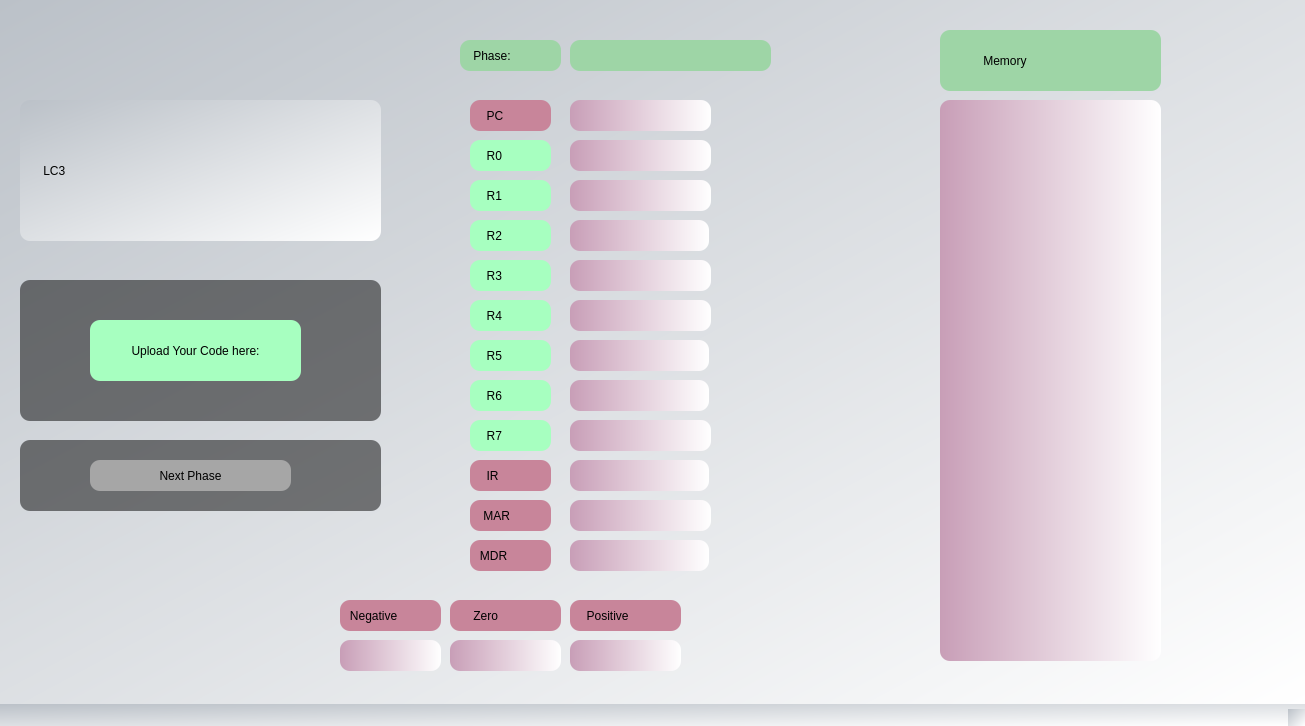
<?xml version="1.0" encoding="UTF-8"?>
<ui version="4.0">
 <class>lc3</class>
 <widget class="QMainWindow" name="lc3">
  <property name="geometry">
   <rect>
    <x>0</x>
    <y>0</y>
    <width>1305</width>
    <height>726</height>
   </rect>
  </property>
  <property name="windowTitle">
   <string>lc3</string>
  </property>
  <property name="styleSheet">
   <string notr="true">
background-color: qlineargradient(spread:pad, x1:0, y1:0, x2:1, y2:1, stop:0 rgba(187, 193, 200, 255), stop:1 rgba(255, 255, 255, 255));</string>
  </property>
  <widget class="QWidget" name="centralwidget">
   <widget class="QLabel" name="Phase_lable">
    <property name="geometry">
     <rect>
      <x>460</x>
      <y>40</y>
      <width>101</width>
      <height>31</height>
     </rect>
    </property>
    <property name="styleSheet">
     <string notr="true">border-rAdius:10px;
background-color: rgb(158, 213, 166);
font: 12pt &quot;Courgette&quot;;
color: rgb(0, 0, 0);</string>
    </property>
    <property name="text">
     <string>    Phase:</string>
    </property>
   </widget>
   <widget class="QLabel" name="Phase">
    <property name="geometry">
     <rect>
      <x>570</x>
      <y>40</y>
      <width>201</width>
      <height>31</height>
     </rect>
    </property>
    <property name="styleSheet">
     <string notr="true">border-rAdius:10px;
background-color: rgb(158, 213, 166);
font: 12pt &quot;Courgette&quot;;
color: rgb(0, 0, 0);</string>
    </property>
    <property name="text">
     <string>                </string>
    </property>
   </widget>
   <widget class="QTableWidget" name="memoryTable">
    <property name="geometry">
     <rect>
      <x>940</x>
      <y>100</y>
      <width>221</width>
      <height>561</height>
     </rect>
    </property>
    <property name="styleSheet">
     <string notr="true">border-rAdius:10px;
background-color: qlineargradient(spread:pad, x1:0, y1:0, x2:1, y2:0, stop:0 rgba(200, 158, 183, 255), stop:1 rgba(255, 255, 255, 255));
font: 11pt &quot;Verdana&quot;;

</string>
    </property>
   </widget>
   <widget class="QLabel" name="label">
    <property name="geometry">
     <rect>
      <x>20</x>
      <y>100</y>
      <width>361</width>
      <height>141</height>
     </rect>
    </property>
    <property name="styleSheet">
     <string notr="true">border-image:url(:/new/prefix22/pic2.jpg);
font: 60pt &quot;Cookie&quot;;
color: rgb(0, 0, 0);
border-rAdius:10px;</string>
    </property>
    <property name="text">
     <string>       LC3</string>
    </property>
   </widget>
   <widget class="QLabel" name="Positive_in">
    <property name="geometry">
     <rect>
      <x>570</x>
      <y>640</y>
      <width>111</width>
      <height>31</height>
     </rect>
    </property>
    <property name="styleSheet">
     <string notr="true">border-rAdius:10px;
font: 12pt &quot;Verdana&quot;;
background-color: qlineargradient(spread:pad, x1:0, y1:0, x2:1, y2:0, stop:0 rgba(200, 158, 183, 255), stop:1 rgba(255, 255, 255, 255));</string>
    </property>
    <property name="text">
     <string>    </string>
    </property>
   </widget>
   <widget class="QLabel" name="Positive">
    <property name="geometry">
     <rect>
      <x>570</x>
      <y>600</y>
      <width>111</width>
      <height>31</height>
     </rect>
    </property>
    <property name="styleSheet">
     <string notr="true">font: 12pt &quot;Courgette&quot;;
color: rgb(0, 0, 0);
background-color: rgb(200, 133, 154);


border-rAdius:10px;
</string>
    </property>
    <property name="text">
     <string>     Positive</string>
    </property>
   </widget>
   <widget class="QLabel" name="Zero">
    <property name="geometry">
     <rect>
      <x>450</x>
      <y>600</y>
      <width>111</width>
      <height>31</height>
     </rect>
    </property>
    <property name="styleSheet">
     <string notr="true">font: 12pt &quot;Courgette&quot;;
color: rgb(0, 0, 0);
background-color: rgb(200, 133, 154);


border-rAdius:10px;
</string>
    </property>
    <property name="text">
     <string>       Zero</string>
    </property>
   </widget>
   <widget class="QLabel" name="Zero_in">
    <property name="geometry">
     <rect>
      <x>450</x>
      <y>640</y>
      <width>111</width>
      <height>31</height>
     </rect>
    </property>
    <property name="styleSheet">
     <string notr="true">border-rAdius:10px;
font: 12pt &quot;Verdana&quot;;
background-color: qlineargradient(spread:pad, x1:0, y1:0, x2:1, y2:0, stop:0 rgba(200, 158, 183, 255), stop:1 rgba(255, 255, 255, 255));</string>
    </property>
    <property name="text">
     <string>    </string>
    </property>
   </widget>
   <widget class="QFrame" name="frame">
    <property name="geometry">
     <rect>
      <x>20</x>
      <y>280</y>
      <width>361</width>
      <height>141</height>
     </rect>
    </property>
    <property name="styleSheet">
     <string notr="true">QFrame{
border-rAdius:10px;
background-color:rgba(0,0,0,0.5)
}</string>
    </property>
    <property name="frameShape">
     <enum>QFrame::StyledPanel</enum>
    </property>
    <property name="frameShadow">
     <enum>QFrame::Raised</enum>
    </property>
    <widget class="QPushButton" name="Upload_code">
     <property name="geometry">
      <rect>
       <x>70</x>
       <y>40</y>
       <width>211</width>
       <height>61</height>
      </rect>
     </property>
     <property name="styleSheet">
      <string notr="true">color: rgb(0, 0, 0);
background-color: rgb(167, 255, 192);

border-rAdius:10px;
font: 12pt &quot;Courgette&quot;;
</string>
     </property>
     <property name="text">
      <string>Upload Your Code here:</string>
     </property>
    </widget>
   </widget>
   <widget class="QLabel" name="R0_in">
    <property name="geometry">
     <rect>
      <x>570</x>
      <y>140</y>
      <width>141</width>
      <height>31</height>
     </rect>
    </property>
    <property name="styleSheet">
     <string notr="true">border-rAdius:10px;
font: 12pt &quot;Verdana&quot;;


color: rgb(0, 0, 0);
background-color: qlineargradient(spread:pad, x1:0, y1:0, x2:1, y2:0, stop:0 rgba(200, 158, 183, 255), stop:1 rgba(255, 255, 255, 255));</string>
    </property>
    <property name="text">
     <string>    </string>
    </property>
   </widget>
   <widget class="QLabel" name="R0">
    <property name="geometry">
     <rect>
      <x>470</x>
      <y>140</y>
      <width>81</width>
      <height>31</height>
     </rect>
    </property>
    <property name="styleSheet">
     <string notr="true">color: rgb(0, 0, 0);
background-color: rgb(167, 255, 192);

border-rAdius:10px;
font: 14pt &quot;Courgette&quot;;
</string>
    </property>
    <property name="text">
     <string>     R0</string>
    </property>
   </widget>
   <widget class="QLabel" name="R1">
    <property name="geometry">
     <rect>
      <x>470</x>
      <y>180</y>
      <width>81</width>
      <height>31</height>
     </rect>
    </property>
    <property name="styleSheet">
     <string notr="true">color: rgb(0, 0, 0);
background-color: rgb(167, 255, 192);

border-rAdius:10px;
font: 14pt &quot;Courgette&quot;;
</string>
    </property>
    <property name="text">
     <string>     R1</string>
    </property>
   </widget>
   <widget class="QLabel" name="R1_in">
    <property name="geometry">
     <rect>
      <x>570</x>
      <y>180</y>
      <width>141</width>
      <height>31</height>
     </rect>
    </property>
    <property name="styleSheet">
     <string notr="true">border-rAdius:10px;
font: 12pt &quot;Verdana&quot;;

color: rgb(0, 0, 0);
background-color: qlineargradient(spread:pad, x1:0, y1:0, x2:1, y2:0, stop:0 rgba(200, 158, 183, 255), stop:1 rgba(255, 255, 255, 255));</string>
    </property>
    <property name="text">
     <string>    </string>
    </property>
   </widget>
   <widget class="QLabel" name="R2">
    <property name="geometry">
     <rect>
      <x>470</x>
      <y>220</y>
      <width>81</width>
      <height>31</height>
     </rect>
    </property>
    <property name="styleSheet">
     <string notr="true">color: rgb(0, 0, 0);
background-color: rgb(167, 255, 192);

border-rAdius:10px;
font: 14pt &quot;Courgette&quot;;
</string>
    </property>
    <property name="text">
     <string>     R2</string>
    </property>
   </widget>
   <widget class="QLabel" name="R2_in">
    <property name="geometry">
     <rect>
      <x>570</x>
      <y>220</y>
      <width>139</width>
      <height>31</height>
     </rect>
    </property>
    <property name="styleSheet">
     <string notr="true">border-rAdius:10px;
font: 12pt &quot;Verdana&quot;;

color: rgb(0, 0, 0);
background-color: qlineargradient(spread:pad, x1:0, y1:0, x2:1, y2:0, stop:0 rgba(200, 158, 183, 255), stop:1 rgba(255, 255, 255, 255));</string>
    </property>
    <property name="text">
     <string>    </string>
    </property>
   </widget>
   <widget class="QLabel" name="R3_in">
    <property name="geometry">
     <rect>
      <x>570</x>
      <y>260</y>
      <width>141</width>
      <height>31</height>
     </rect>
    </property>
    <property name="styleSheet">
     <string notr="true">border-rAdius:10px;
font: 12pt &quot;Verdana&quot;;

color: rgb(0, 0, 0);
background-color: qlineargradient(spread:pad, x1:0, y1:0, x2:1, y2:0, stop:0 rgba(200, 158, 183, 255), stop:1 rgba(255, 255, 255, 255));</string>
    </property>
    <property name="text">
     <string>    </string>
    </property>
   </widget>
   <widget class="QLabel" name="R3">
    <property name="geometry">
     <rect>
      <x>470</x>
      <y>260</y>
      <width>81</width>
      <height>31</height>
     </rect>
    </property>
    <property name="styleSheet">
     <string notr="true">color: rgb(0, 0, 0);
background-color: rgb(167, 255, 192);

border-rAdius:10px;
font: 14pt &quot;Courgette&quot;;
</string>
    </property>
    <property name="text">
     <string>     R3</string>
    </property>
   </widget>
   <widget class="QLabel" name="R4_in">
    <property name="geometry">
     <rect>
      <x>570</x>
      <y>300</y>
      <width>141</width>
      <height>31</height>
     </rect>
    </property>
    <property name="styleSheet">
     <string notr="true">border-rAdius:10px;
font: 12pt &quot;Verdana&quot;;

color: rgb(0, 0, 0);
background-color: qlineargradient(spread:pad, x1:0, y1:0, x2:1, y2:0, stop:0 rgba(200, 158, 183, 255), stop:1 rgba(255, 255, 255, 255));</string>
    </property>
    <property name="text">
     <string>    </string>
    </property>
   </widget>
   <widget class="QLabel" name="R4">
    <property name="geometry">
     <rect>
      <x>470</x>
      <y>300</y>
      <width>81</width>
      <height>31</height>
     </rect>
    </property>
    <property name="styleSheet">
     <string notr="true">color: rgb(0, 0, 0);
background-color: rgb(167, 255, 192);

border-rAdius:10px;
font: 14pt &quot;Courgette&quot;;
</string>
    </property>
    <property name="text">
     <string>     R4</string>
    </property>
   </widget>
   <widget class="QLabel" name="R5">
    <property name="geometry">
     <rect>
      <x>470</x>
      <y>340</y>
      <width>81</width>
      <height>31</height>
     </rect>
    </property>
    <property name="styleSheet">
     <string notr="true">color: rgb(0, 0, 0);
background-color: rgb(167, 255, 192);

border-rAdius:10px;
font: 14pt &quot;Courgette&quot;;
</string>
    </property>
    <property name="text">
     <string>     R5</string>
    </property>
   </widget>
   <widget class="QLabel" name="R5_in">
    <property name="geometry">
     <rect>
      <x>570</x>
      <y>340</y>
      <width>139</width>
      <height>31</height>
     </rect>
    </property>
    <property name="styleSheet">
     <string notr="true">border-rAdius:10px;
font: 12pt &quot;Verdana&quot;;

color: rgb(0, 0, 0);
background-color: qlineargradient(spread:pad, x1:0, y1:0, x2:1, y2:0, stop:0 rgba(200, 158, 183, 255), stop:1 rgba(255, 255, 255, 255));</string>
    </property>
    <property name="text">
     <string>    </string>
    </property>
   </widget>
   <widget class="QLabel" name="R7_in">
    <property name="geometry">
     <rect>
      <x>570</x>
      <y>420</y>
      <width>141</width>
      <height>31</height>
     </rect>
    </property>
    <property name="styleSheet">
     <string notr="true">border-rAdius:10px;
font: 12pt &quot;Verdana&quot;;

color: rgb(0, 0, 0);
background-color: qlineargradient(spread:pad, x1:0, y1:0, x2:1, y2:0, stop:0 rgba(200, 158, 183, 255), stop:1 rgba(255, 255, 255, 255));</string>
    </property>
    <property name="text">
     <string>    </string>
    </property>
   </widget>
   <widget class="QLabel" name="R7">
    <property name="geometry">
     <rect>
      <x>470</x>
      <y>420</y>
      <width>81</width>
      <height>31</height>
     </rect>
    </property>
    <property name="styleSheet">
     <string notr="true">color: rgb(0, 0, 0);
background-color: rgb(167, 255, 192);

border-rAdius:10px;
font: 14pt &quot;Courgette&quot;;
</string>
    </property>
    <property name="text">
     <string>     R7</string>
    </property>
   </widget>
   <widget class="QLabel" name="MDR">
    <property name="geometry">
     <rect>
      <x>470</x>
      <y>540</y>
      <width>81</width>
      <height>31</height>
     </rect>
    </property>
    <property name="styleSheet">
     <string notr="true">font: 13pt &quot;Courgette&quot;;
color: rgb(0, 0, 0);
background-color: rgb(200, 133, 154);

border-rAdius:10px;
</string>
    </property>
    <property name="text">
     <string>   MDR</string>
    </property>
   </widget>
   <widget class="QLabel" name="PC_in">
    <property name="geometry">
     <rect>
      <x>570</x>
      <y>100</y>
      <width>141</width>
      <height>31</height>
     </rect>
    </property>
    <property name="styleSheet">
     <string notr="true">border-rAdius:10px;
font: 12pt &quot;Verdana&quot;;


color: rgb(0, 0, 0);
background-color: qlineargradient(spread:pad, x1:0, y1:0, x2:1, y2:0, stop:0 rgba(200, 158, 183, 255), stop:1 rgba(255, 255, 255, 255));</string>
    </property>
    <property name="text">
     <string>    </string>
    </property>
   </widget>
   <widget class="QLabel" name="MDR_in">
    <property name="geometry">
     <rect>
      <x>570</x>
      <y>540</y>
      <width>139</width>
      <height>31</height>
     </rect>
    </property>
    <property name="styleSheet">
     <string notr="true">border-rAdius:10px;
font: 12pt &quot;Verdana&quot;;

color: rgb(0, 0, 0);
background-color: qlineargradient(spread:pad, x1:0, y1:0, x2:1, y2:0, stop:0 rgba(200, 158, 183, 255), stop:1 rgba(255, 255, 255, 255));</string>
    </property>
    <property name="text">
     <string>    </string>
    </property>
   </widget>
   <widget class="QLabel" name="MAR_in">
    <property name="geometry">
     <rect>
      <x>570</x>
      <y>500</y>
      <width>141</width>
      <height>31</height>
     </rect>
    </property>
    <property name="styleSheet">
     <string notr="true">border-rAdius:10px;
font: 12pt &quot;Verdana&quot;;

color: rgb(0, 0, 0);
background-color: qlineargradient(spread:pad, x1:0, y1:0, x2:1, y2:0, stop:0 rgba(200, 158, 183, 255), stop:1 rgba(255, 255, 255, 255));</string>
    </property>
    <property name="text">
     <string>    </string>
    </property>
   </widget>
   <widget class="QLabel" name="MAR">
    <property name="geometry">
     <rect>
      <x>470</x>
      <y>500</y>
      <width>81</width>
      <height>31</height>
     </rect>
    </property>
    <property name="styleSheet">
     <string notr="true">font: 13pt &quot;Courgette&quot;;
color: rgb(0, 0, 0);
background-color: rgb(200, 133, 154);

border-rAdius:10px;
</string>
    </property>
    <property name="text">
     <string>    MAR</string>
    </property>
   </widget>
   <widget class="QLabel" name="Negative">
    <property name="geometry">
     <rect>
      <x>340</x>
      <y>600</y>
      <width>101</width>
      <height>31</height>
     </rect>
    </property>
    <property name="styleSheet">
     <string notr="true">font: 12pt &quot;Courgette&quot;;
color: rgb(0, 0, 0);
background-color: rgb(200, 133, 154);

border-rAdius:10px;
</string>
    </property>
    <property name="text">
     <string>   Negative</string>
    </property>
   </widget>
   <widget class="QLabel" name="Negative_in">
    <property name="geometry">
     <rect>
      <x>340</x>
      <y>640</y>
      <width>101</width>
      <height>31</height>
     </rect>
    </property>
    <property name="styleSheet">
     <string notr="true">border-rAdius:10px;
font: 12pt &quot;Verdana&quot;;

background-color: qlineargradient(spread:pad, x1:0, y1:0, x2:1, y2:0, stop:0 rgba(200, 158, 183, 255), stop:1 rgba(255, 255, 255, 255));</string>
    </property>
    <property name="text">
     <string>    </string>
    </property>
   </widget>
   <widget class="QLabel" name="IR">
    <property name="geometry">
     <rect>
      <x>470</x>
      <y>460</y>
      <width>81</width>
      <height>31</height>
     </rect>
    </property>
    <property name="styleSheet">
     <string notr="true">font: 14pt &quot;Courgette&quot;;
color: rgb(0, 0, 0);
background-color: rgb(200, 133, 154);

border-rAdius:10px;
</string>
    </property>
    <property name="text">
     <string>     IR</string>
    </property>
   </widget>
   <widget class="QLabel" name="R6">
    <property name="geometry">
     <rect>
      <x>470</x>
      <y>380</y>
      <width>81</width>
      <height>31</height>
     </rect>
    </property>
    <property name="styleSheet">
     <string notr="true">color: rgb(0, 0, 0);
background-color: rgb(167, 255, 192);

border-rAdius:10px;
font: 14pt &quot;Courgette&quot;;
</string>
    </property>
    <property name="text">
     <string>     R6</string>
    </property>
   </widget>
   <widget class="QLabel" name="PC">
    <property name="geometry">
     <rect>
      <x>470</x>
      <y>100</y>
      <width>81</width>
      <height>31</height>
     </rect>
    </property>
    <property name="styleSheet">
     <string notr="true">font: 14pt &quot;Courgette&quot;;
color: rgb(0, 0, 0);
background-color: rgb(200, 133, 154);

border-rAdius:10px;
</string>
    </property>
    <property name="text">
     <string>     PC</string>
    </property>
   </widget>
   <widget class="QLabel" name="R6_in">
    <property name="geometry">
     <rect>
      <x>570</x>
      <y>380</y>
      <width>139</width>
      <height>31</height>
     </rect>
    </property>
    <property name="styleSheet">
     <string notr="true">border-rAdius:10px;
font: 12pt &quot;Verdana&quot;;
color: rgb(0, 0, 0);
background-color: qlineargradient(spread:pad, x1:0, y1:0, x2:1, y2:0, stop:0 rgba(200, 158, 183, 255), stop:1 rgba(255, 255, 255, 255));</string>
    </property>
    <property name="text">
     <string>    </string>
    </property>
   </widget>
   <widget class="QLabel" name="IR_in">
    <property name="geometry">
     <rect>
      <x>570</x>
      <y>460</y>
      <width>139</width>
      <height>31</height>
     </rect>
    </property>
    <property name="styleSheet">
     <string notr="true">border-rAdius:10px;
font: 12pt &quot;Verdana&quot;;

color: rgb(0, 0, 0);
background-color: qlineargradient(spread:pad, x1:0, y1:0, x2:1, y2:0, stop:0 rgba(200, 158, 183, 255), stop:1 rgba(255, 255, 255, 255));</string>
    </property>
    <property name="text">
     <string>    </string>
    </property>
   </widget>
   <widget class="QFrame" name="frame_2">
    <property name="geometry">
     <rect>
      <x>20</x>
      <y>440</y>
      <width>361</width>
      <height>71</height>
     </rect>
    </property>
    <property name="styleSheet">
     <string notr="true">QFrame{
border-rAdius:10px;
background-color:rgba(0,0,0,0.5)
}</string>
    </property>
    <property name="frameShape">
     <enum>QFrame::StyledPanel</enum>
    </property>
    <property name="frameShadow">
     <enum>QFrame::Raised</enum>
    </property>
    <widget class="QPushButton" name="RUN">
     <property name="geometry">
      <rect>
       <x>70</x>
       <y>20</y>
       <width>201</width>
       <height>31</height>
      </rect>
     </property>
     <property name="styleSheet">
      <string notr="true">font: 14pt &quot;Courgette&quot;;
color: rgb(0, 0, 0);
background-color: rgb(166, 166, 166);

border-rAdius:10px;
</string>
     </property>
     <property name="text">
      <string>Next Phase</string>
     </property>
    </widget>
   </widget>
   <widget class="QLabel" name="label_2">
    <property name="geometry">
     <rect>
      <x>940</x>
      <y>30</y>
      <width>221</width>
      <height>61</height>
     </rect>
    </property>
    <property name="styleSheet">
     <string notr="true">border-rAdius:10px;
background-color: rgb(158, 213, 166);
font: 16pt &quot;Courgette&quot;;
color: rgb(0, 0, 0);</string>
    </property>
    <property name="text">
     <string>             Memory</string>
    </property>
   </widget>
  </widget>
  <widget class="QMenuBar" name="menubar">
   <property name="geometry">
    <rect>
     <x>0</x>
     <y>0</y>
     <width>1305</width>
     <height>21</height>
    </rect>
   </property>
  </widget>
  <widget class="QStatusBar" name="statusbar"/>
 </widget>
 <resources/>
 <connections/>
</ui>
